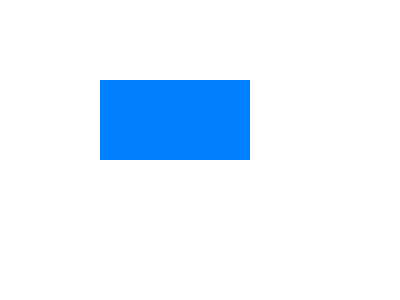
Frame 1 (no input)
Frame 60 (the mouse pressed at the canvas centre just before this capture): identical to frame 1, image omitted
Frame 120 (the mouse held since frame 60 and released just before this capture): identical to frame 1, image omitted

The Processing sketch that drew this single still picture (run headless with seeded random() and noise(); from frame 60 on, the mouse is pressed at the canvas centre):

// Processing sketch: sketch_12_1
// ── sketch_12_1.pde
class recthoek {
  float x;
  float y;
  float i;
  float r;

  recthoek(float startX, float startY, float startI, float startR) {
    x = startX;
    y = startY;
    i = startI;
    r = startR;
  }

  void display() {
    rect(x, y, i, r);
  }
}

recthoek mijnRechthoek;

void setup() {
  size(400, 300);
  mijnRechthoek = new recthoek(100, 80, 150, 80);
  noStroke();
  fill(0, 128, 255);
}

void draw() {
  background(255);
  mijnRechthoek.display();
}
